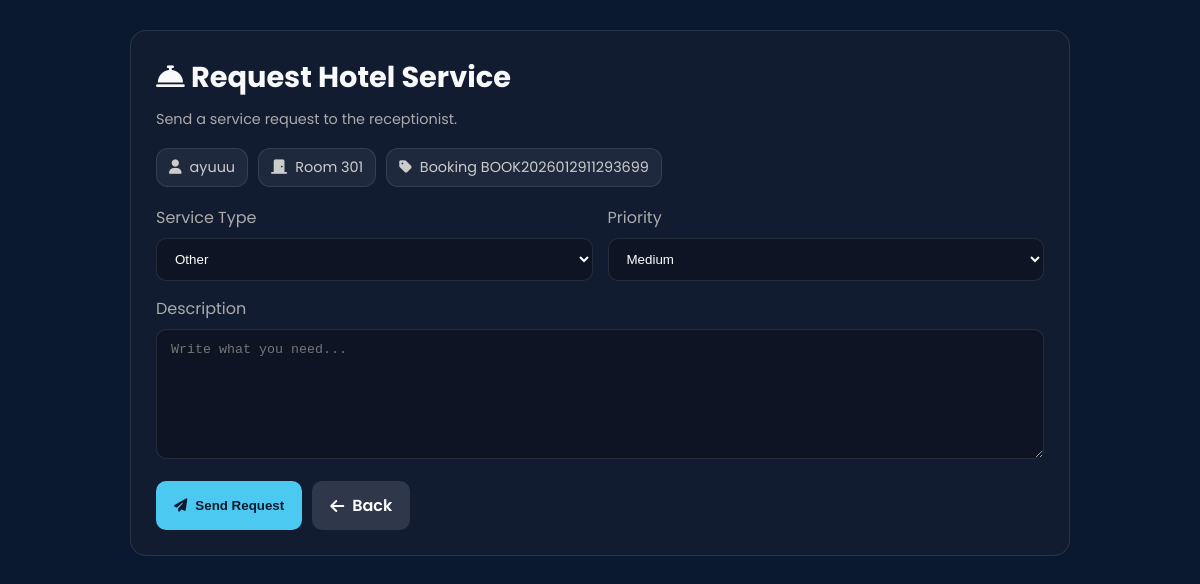
Screenshot of /customer/book-service.php (signed in) with the database file from the repository.
### tables this page shows
CREATE TABLE `users` (
  `id` int(11) NOT NULL,
  `username` varchar(50) NOT NULL,
  `password` varchar(255) NOT NULL,
  `email` varchar(100) NOT NULL,
  `full_name` varchar(100) DEFAULT NULL,
  `phone` varchar(20) DEFAULT NULL,
  `profile_picture` varchar(255) DEFAULT NULL,
  `role` enum('admin','receptionist','customer') DEFAULT 'customer',
  `status` enum('active','inactive','suspended') DEFAULT 'active',
  `created_at` timestamp NOT NULL DEFAULT current_timestamp(),
  `last_login` timestamp NULL DEFAULT NULL
);

CREATE TABLE `bookings` (
  `id` int(11) NOT NULL,
  `booking_code` varchar(20) NOT NULL,
  `user_id` int(11) NOT NULL,
  `room_id` int(11) NOT NULL,
  `check_in` date NOT NULL,
  `check_out` date NOT NULL,
  `total_nights` int(11) NOT NULL,
  `adults` int(11) DEFAULT 1,
  `children` int(11) DEFAULT 0,
  `total_price` decimal(10,2) NOT NULL,
  `discount_amount` decimal(10,2) DEFAULT 0.00,
  `final_price` decimal(10,2) NOT NULL,
  `special_requests` text DEFAULT NULL,
  `booking_status` enum('pending','confirmed','checked_in','checked_out','cancelled','no_show') DEFAULT 'pending',
  `payment_status` enum('pending','partial','paid','refunded','failed') DEFAULT 'pending',
  `payment_method` varchar(50) DEFAULT NULL,
  `payment_proof` varchar(255) DEFAULT NULL,
  `created_at` timestamp NOT NULL DEFAULT current_timestamp(),
  `updated_at` timestamp NOT NULL DEFAULT current_timestamp() ON UPDATE current_timestamp()
);

CREATE TABLE `rooms` (
  `id` int(11) NOT NULL,
  `room_number` varchar(10) NOT NULL,
  `category_id` int(11) NOT NULL,
  `floor` varchar(10) DEFAULT NULL,
  `view_type` enum('city','garden','pool','mountain','sea') DEFAULT 'city',
  `bed_type` enum('single','double','queen','king','twin') DEFAULT 'double',
  `smoking` tinyint(1) DEFAULT 0,
  `description` text DEFAULT NULL,
  `image` varchar(255) DEFAULT NULL,
  `images` text DEFAULT NULL,
  `status` enum('available','occupied','maintenance','cleaning','reserved') DEFAULT 'available',
  `created_at` timestamp NOT NULL DEFAULT current_timestamp()
);

### customer/book-service.php (the view, shortened to what this page needs)
<?php
require_once '../includes/config.php';
$user_id = $_SESSION['user_id'];
$customer_sql = "SELECT * FROM users WHERE id = ?";
$customer_stmt = $conn->prepare($customer_sql);
$customer_stmt->bind_param("i", $user_id);
$customer_stmt->execute();
$customer = $customer_stmt->get_result()->fetch_assoc();
$booking_sql = "
SELECT b.*, r.room_number, rc.name AS room_type
FROM bookings b
JOIN rooms r ON b.room_id = r.id
LEFT JOIN room_categories rc ON r.category_id = rc.id
WHERE b.user_id = ?
AND b.booking_status = 'checked_in'
ORDER BY b.id DESC
LIMIT 1
";
$booking_stmt = $conn->prepare($booking_sql);
$booking_stmt->bind_param("i", $user_id);
$booking_stmt->execute();
$booking = $booking_stmt->get_result()->fetch_assoc();
$service_type = trim($_GET['service'] ?? 'Other');
$allowed_services = ['Room Service','Maintenance','Cleaning','Laundry','Transportation','Other'];
?>
<!DOCTYPE html>
<html lang="id">
<head>
<link rel="stylesheet" href="https://cdnjs.cloudflare.com/ajax/libs/font-awesome/6.4.0/css/all.min.css">
</head>
<body>
<div class="container">
<div class="card">
    <h1><i class="fas fa-concierge-bell"></i> Request Hotel Service</h1>
    <div class="small">Send a service request to the receptionist.</div>
    <div style="display:flex;gap:10px;flex-wrap:wrap;margin-bottom:18px">
        <div class="badge"><i class="fas fa-user"></i> <?= htmlspecialchars($customer['full_name'] ?? $customer['username']) ?></div>
        <div class="badge"><i class="fas fa-door-closed"></i> Room <?= htmlspecialchars($booking['room_number']) ?></div>
        <div class="badge"><i class="fas fa-tag"></i> Booking <?= htmlspecialchars($booking['booking_code']) ?></div>
    </div>
    <form method="POST">
        <div class="form-grid">
            <div>
                <label style="display:block;margin-bottom:8px;color:#aaa;">Service Type</label>
                <select class="select" name="service_type" required>
                    <?php foreach ($allowed_services as $s): ?>
                        <option value="<?= $s ?>" <?= ($service_type === $s ? 'selected' : '') ?>>
                            <?= $s ?>
                        </option>
                    <?php endforeach; ?>
                </select>
            </div>
            <div>
                <label style="display:block;margin-bottom:8px;color:#aaa;">Priority</label>
                <select class="select" name="priority" required>
                    <option value="medium" selected>Medium</option>
                </select>
            </div>
        </div>
        <div style="margin-bottom:15px">
            <label style="display:block;margin-bottom:8px;color:#aaa;">Description</label>
            <textarea class="textarea" name="description" placeholder="Write what you need..." required></textarea>
        </div>
        <div style="display:flex;gap:10px;flex-wrap:wrap">
            <button type="submit" class="btn btn-primary">
                <i class="fas fa-paper-plane"></i> Send Request
            </button>
            <a href="services.php" class="btn btn-secondary">
                <i class="fas fa-arrow-left"></i> Back
            </a>
        </div>
    </form>
</div>
</div>
</body>
</html>

### customer/book-service.php (style rules this page uses)
:root { --navy:#0a192f; --blue:#4cc9f0; --light:#f8f9fa; --dark-bg:#0a192f; --card-bg:rgba(20,30,50,0.85); --red:#dc3545; --green:#28a745; --yellow:#ffc107; }
* { margin:0;padding:0;box-sizing:border-box }
body { font-family:'Poppins',sans-serif;background:var(--dark-bg);color:var(--light) }
.container { max-width:1000px;margin:0 auto;padding:30px }
.card { background:var(--card-bg); border:1px solid rgba(255,255,255,0.1); border-radius:16px; padding:25px; }
h1 { font-size:1.8rem;margin-bottom:10px }
.small { color:#aaa;font-size:0.9rem;margin-bottom:18px }
.form-grid { display:grid;grid-template-columns:1fr 1fr;gap:15px;margin-bottom:15px }
.select, .textarea { width:100%;padding:12px 14px;border-radius:10px; border:1px solid rgba(255,255,255,0.1); background:rgba(0,0,0,0.25);color:#fff;outline:none; }
.textarea { min-height:130px;resize:vertical }
.btn { display:inline-flex;align-items:center;gap:8px; padding:12px 18px;border-radius:10px;border:none;cursor:pointer; font-weight:600;text-decoration:none; }
.btn-primary { background:var(--blue);color:var(--navy) }
.btn-secondary { background:rgba(255,255,255,0.12);color:#fff }
.badge { display:inline-flex;align-items:center;gap:8px; background:rgba(255,255,255,0.06); border:1px solid rgba(255,255,255,0.1); padding:8px 12px;border-radius:12px;color:#ccc;font-size:0.9rem; }

### rows the page displays
users: full_name "ayuuu"
bookings: room.room_number "301", booking_code "BOOK2026012911293699"

### other values shown
form field service_type "Other"
